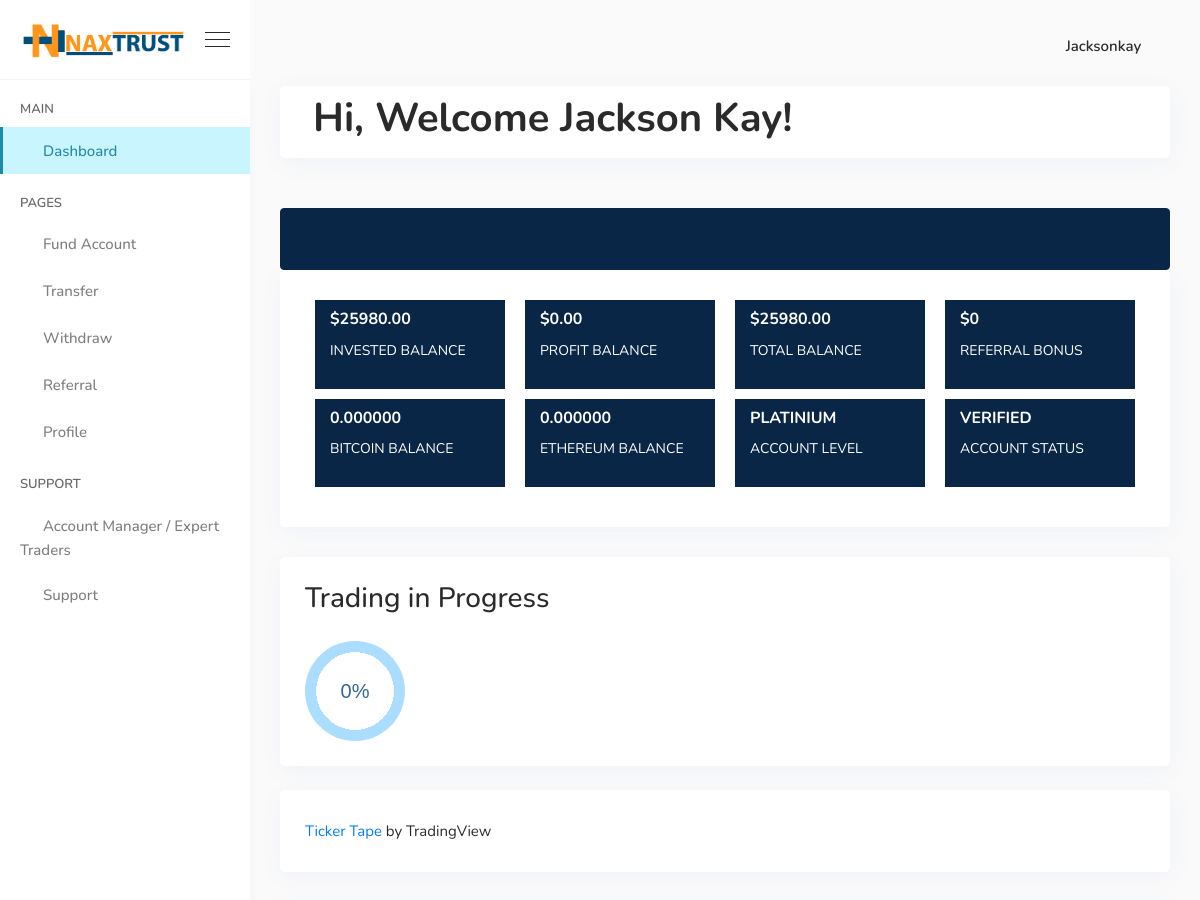
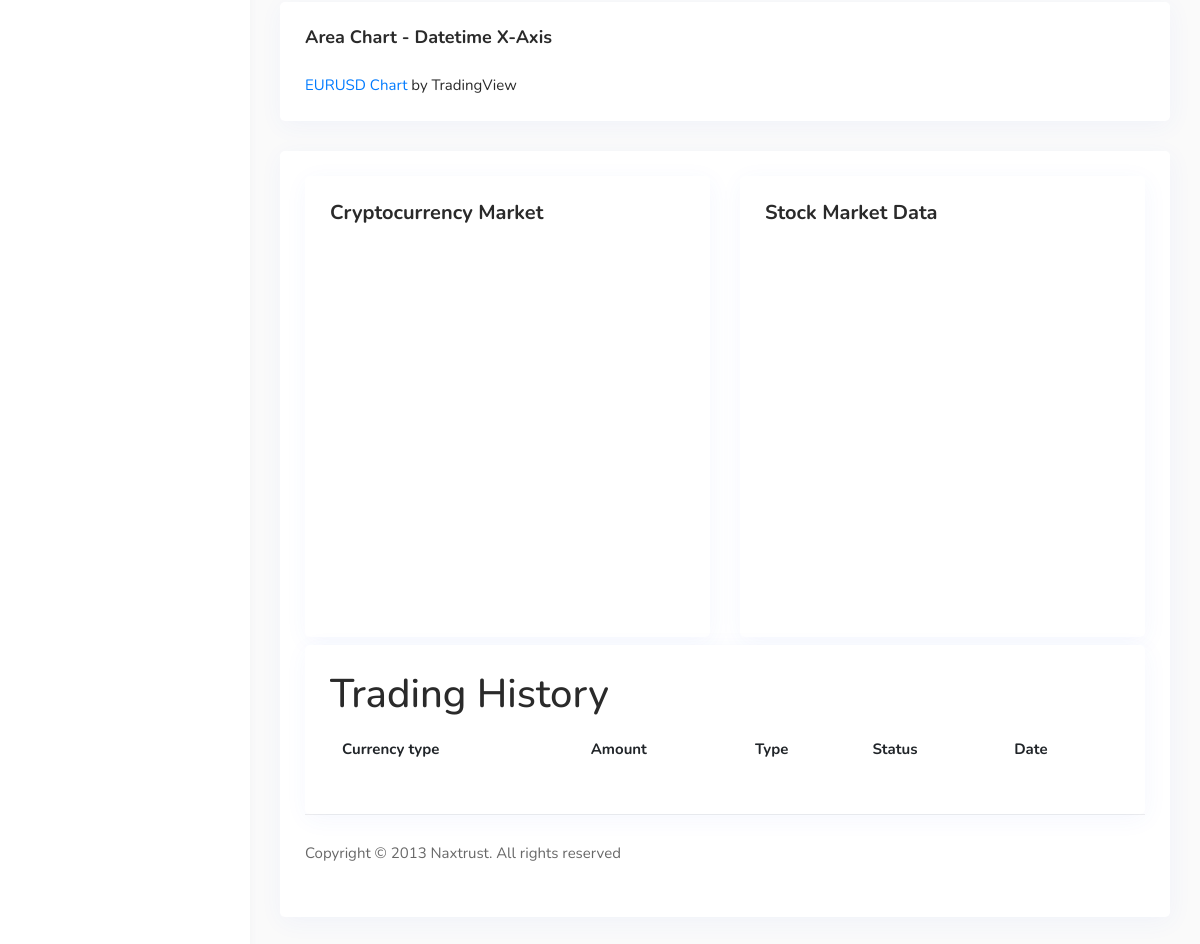
The page /dashboard/ (signed in) on the database its author committed (2 pictures, top to bottom).
### core/models.py (models this page shows, shortened)
class User(AbstractUser):
    full_name = models.CharField(max_length=256)
    email = models.EmailField(
        _('Email'),
        max_length=150,
        unique=True,
        help_text=_('Required. 150 characters or fewer. Letters, digits and @/./+/-/_ only.'),
        error_messages={
            'unique': _("A user with that email already exists."),
        },
    )
    phonenumber = models.CharField(
        max_length=12,
        validators = [numeric_validator]
    )
    country = models.CharField(
        max_length= 50
    )
    is_trader = models.BooleanField(default=True)
    objects = BaseManager()
    USERNAME_FIELD = 'email'
    REQUIRED_FIELDS = []

class Account(models.Model):
    user = models.OneToOneField(User, on_delete=models.CASCADE)
    invested_balance = models.DecimalField(decimal_places=2, max_digits=10, default=Decimal("0.00"))
    profit = models.DecimalField(decimal_places=2, max_digits=10, default=Decimal("0.00"))
    btc_balance = models.DecimalField(decimal_places=6, max_digits=12, default=Decimal("0.00"))
    eth_balance = models.DecimalField(decimal_places=6, max_digits=12, default=Decimal("0.00"))
    shiba_balance = models.DecimalField(decimal_places=6, max_digits=12, default=Decimal("0.00"))
    usdt_balance = models.DecimalField(decimal_places=6, max_digits=12, default=Decimal("0.00"))
    profit_balance = models.DecimalField(decimal_places=2, max_digits=20, default=Decimal("0.00"))
    trading_progress = models.IntegerField(default=0)
    level = models.CharField(max_length = 15, choices = (("starter","Starter"),
    ("silver","Silver"),("gold","Gold"),("platinium","Platinium"),
    ("diamond","Diamond"),("corporate","Corprate")),default = "starter")
    active = models.BooleanField(default=True)
    status = models.BooleanField(default = True)
    def all_referral_bonus(self):
        referrals = self.user.referrer.all()
        return sum([referral.bonus for referral in referrals])

### core/views.py (the view)
# urls.py: path('dashboard/', views.DashboardView.as_view(),name="dashboard"),
class DashboardView(LoginRequiredMixin, View):
    def get(self,request):
        account = Account.objects.get(user = request.user)
        trading_history = TradingHistory.objects.filter(user = request.user)
        return render(request, 'dashboard/dashboard.html',{'account':account,'trading_history':trading_history})

### core/context_processor.py (called while the page is built)
def nameProcessor(request):
    return {'sitename':"Naxtrust",'supportemail':"support@naxtrust.com"}

### core/templates/dashboard/dashboard.html (shortened to what this page needs)
{% extends 'dashboard/base.html' %} {% load static %}  {% block content %}
<div class="welcome-area">
  <div class="row m-0 align-items-center">
    <div class="col-md-12 p-2">
      <div class="welcome-content">
        <h1 class="mb-2">Hi, Welcome {{request.user.full_name}}!</h1>
      </div>
    </div>
  </div>
</div>
<div
  style="
    margin-top: 20px !important;
    height: 62px;
    background-color: #0a2647;
    overflow: hidden;
    box-sizing: border-box;
    border: 1px solid #0a2647;
    border-radius: 4px;
    text-align: right;
    line-height: 14px;
    block-size: 62px;
    font-size: 12px;
    font-feature-settings: normal;
    text-size-adjust: 100%;
    padding: 1px;
    padding: 0px;
    margin: 0px;
    width: 100%;
  "
>
  <div style="height: 40px; padding: 0px; margin: 0px; width: 100%">
    <iframe
      src="https://widget.coinlib.io/widget?type=horizontal_v2&amp;theme=dark&amp;pref_coin_id=1505&amp;invert_hover=no"
      width="100%"
      height="36px"
      scrolling="auto"
      marginwidth="0"
      marginheight="0"
      frameborder="0"
      border="0"
      style="border: 0; margin: 0; padding: 0"
    ></iframe>
  </div>
</div>
<div class="ecommerce-stats-area">
  <div class="row">
    <div class="col-md-3 col-6">
      <div class="status-box">
        <h6 class="status-header">${{account.invested_balance}} <i class="fa fa-money"></i></h6>
        <p class="status-body">Invested Balance</p>
      </div>
    </div>
    <div class="col-md-3 col-6">
      <div class="status-box">
        <h6 class="status-header">${{account.profit}}<i class="fa fa-area-chart"></i></h6>
        <p class="status-body">Profit Balance </p>
      </div>
    </div>
    <div class="col-md-3 col-6">
      <div class="status-box">
        <h6 class="status-header">${{account.profit_balance}}<i class="fa fa-money"></i></h6>
        <p class="status-body">Total Balance </p>
      </div>
    </div>
    <div class="col-md-3 col-6">
      <div class="status-box">
        <h6 class="status-header">${{account.all_referral_bonus}}<i class="fa fa-users"></i></h6><p class="status-body">Referral Bonus</p>
      </div>
    </div>
    <div class="col-md-3 col-6">
      <div class="status-box">
        <h6 class="status-header">{{account.btc_balance}} <i class="fa fa-money"></i></h6>
        <p class="status-body">Bitcoin Balance</p>
      </div>
    </div>
    <div class="col-md-3 col-6">
      <div class="status-box">
        <h6 class="status-header">{{account.eth_balance}}<i class="fa fa-money"></i></h6>
        <p class="status-body">Ethereum Balance </p>
      </div>
    </div>
    <div class="col-md-3 col-6">
      <div class="status-box">
        <h6 class="status-header">{{account.level}}<i class="fa fa-money"></i></h6>
        <p class="status-body">Account Level</p>
      </div>
    </div>
    <div class="col-md-3 col-6">
      <div class="status-box">
        <h6 class="status-header">verified<i class="fa fa-vcard"></i></h6><p class="status-body">Account Status</p>
      </div>
    </div>
  </div>
</div>
<div class="card mb-4">
  <h3 class="card-header">Trading in Progress</h3>
  <div class="card-body">
    <div
      role="progressbar"
      aria-valuenow="67"
      aria-valuemin="0"
      aria-valuemax="100"
      style="--value: {{account.trading_progress}}; --size:100px;"
    ></div>
  </div>
</div>
<div class="ecommerce-stats-area">
  <div class="row">
    <div class="tradingview-widget-container">
      <div class="tradingview-widget-copyright">
        <a href="https://www.tradingview.com" rel="noopener" target="_blank"
          ><span class="blue-text">Ticker Tape</span></a
        >
        by TradingView
      </div>
    </div>
  </div>
</div>
<div class="card mb-30">
  <div class="card-header d-flex justify-content-between align-items-center">
    <h3>Area Chart - Datetime X-Axis</h3>
  </div>
  <div class="card-body">
    <div class="tradingview-widget-container">
      <div class="tradingview-widget-copyright">
        <a
          href="https://www.tradingview.com/symbols/BITSTAMP-EURUSD/"
          rel="noopener"
          target="_blank"
          ><span class="blue-text">EURUSD Chart</span></a
        >
        by TradingView
      </div>
    </div>
  </div>
</div>
<div class="card mb-30">
  <div class="card-body">
    <div class="row">
      <div class="col-md-6">
        <div class="card full-screen-container">
          <div class="card-header align-items-start justify-content-between flex">
            <h5 class="card-title  pull-left"><b>Cryptocurrency Market</b></h5>
            <ul class="nav nav-pills card-header-pills pull-right">
              <li class="nav-item">
                <button class="btn btn-sm btn-link btn-round fullscreen-btn"><i class="fa fa-arrows-alt"></i></button>
              </li>
              <li class="nav-item">
                <button class="btn btn-sm btn-link btn-round" data-toggle="collapse" data-target="#demo3"><i class="fa fa-chevron-down"></i></button>
              </li>
            </ul>
          </div>
          <div id="tablechart1">
            <div id="demo3" class="">
              <div class="tradingview-widget-container" style="width: 100%; height: 350px;">
              </div>
            </div>
          </div>
        </div>
      </div>
    <div class="col-md-6">
      <div class="card full-screen-container">
        <div class="card-header align-items-start justify-content-between flex">
        <h5 class="card-title  pull-left"><b>Stock Market Data</b></h5>
        <ul class="nav nav-pills card-header-pills pull-right">
          <li class="nav-item">
            <button class="btn btn-sm btn-link btn-round fullscreen-btn"><i class="fa fa-arrows-alt"></i></button>
          </li>
          <li class="nav-item">
            <button class="btn btn-sm btn-link btn-round" data-toggle="collapse" data-target="#demo1"><i class="fa fa-chevron-down"></i></button>
          </li>
        </ul>
      </div>
        <div id="tablechart2">
          <div id="demo1" class="">
            <div class="tradingview-widget-container" style="width: 100%; height: 350px;">
            </div>
          </div>
        </div>
      </div>
    </div>
  </div>
</div>
<div class="card mt-2">
  <div class="card-body">
    <div class="card-body" style="overflow-x: auto">
      <h1>Trading History</h1>
      <table class="table table-borderless">
        <thead>
          <tr>
            <th scope="col">Currency type</th>
            <th scope="col">Amount</th>
            <th scope="col">Type</th>
            <th scope="col">Status</th>
            <th scope="col">Date</th>
          </tr>
        </thead>
      </table>
    </div>
  </div>
</div>
{% endblock %}

### core/templates/dashboard/base.html (shortened to what this page needs)
{% load static %}
<!doctype html>
<html lang="en">
<head>
    <link rel="stylesheet" href="{% static 'asset/css/font-awesome.min.css' %}">
    <link rel="stylesheet" href="{% static 'dassets/css/vendors.min.css' %}">
    <link rel="stylesheet" href="{% static 'dassets/css/style.css' %}">
    <link rel="stylesheet" href="{% static 'dassets/css/responsive.css' %}">
</head>
<body>
    <div class="sidemenu-area">
        <div class="sidemenu-header">
            <a href="{% url 'index' %}" class="navbar-brand d-flex align-items-center">
                <img src="{% static 'asset/images/nax-logo.png' %}" alt="logo">
            </a>
            <div class="burger-menu d-none d-lg-block">
                <span class="top-bar"></span>
                <span class="middle-bar"></span>
                <span class="bottom-bar"></span>
            </div>
        </div>
        <div class="sidemenu-body">
            <ul class="sidemenu-nav metisMenu h-100" id="sidemenu-nav" data-simplebar>
                <li class="nav-item-title">Main</li>
                <li class="nav-item {% if request.path == '/dashboard/'%}mm-active{% endif%}">
                    <a href="{% url 'dashboard' %}" class="nav-link">
                        <span class="icon"><i class='fa fa-university'></i></span>
                        <span class="menu-title">Dashboard</span>
                    </a>
                </li>
                <li class="nav-item-title">Pages</li>
                <li class="nav-item {% if request.path == '/fund/'%}mm-active{% endif%}">
                    <a href="{% url 'fund' %}" class="nav-link">
                        <span class="icon"><i class='fa fa-money'></i></span>
                        <span class="menu-title">Fund Account</span>
                    </a>
                </li>
                <li class="nav-item {% if request.path == '/transfer/'%}mm-active{% endif%}">
                    <a href="{% url 'transfer' %}" class="nav-link">
                        <span class="icon"><i class='fa fa-exchange'></i></span>
                        <span class="menu-title">Transfer</span>
                    </a>
                </li>
                <li class="nav-item {% if request.path == '/withdraw/'%}mm-active{% endif%}">
                    <a href="{% url 'withdraw' %}" class="nav-link">
                        <span class="icon"><i class='fa fa-credit-card'></i></span>
                        <span class="menu-title">Withdraw</span>
                    </a>
                </li>
                <li class="nav-item {% if request.path == '/profile/referral/'%}mm-active{% endif%}">
                    <a href="{% url 'dashboard-referral' %}" class="nav-link">
                        <span class="icon"><i class='fa fa-users'></i></span>
                        <span class="menu-title">Referral</span>
                    </a>
                </li>
                <li class="nav-item {% if request.path == '/profile/'%}mm-active{% endif%}">
                    <a href="{% url 'profile' %}" class="nav-link">
                        <span class="icon"><i class='fa fa-user'></i></span>
                        <span class="menu-title">Profile</span>
                    </a>
                </li>
                <li class="nav-item-title">Support</li>
                <li class="nav-item {% if request.path == '/account-manager/'%}mm-active{% endif%}">
                    <a href="{% url 'account-manager' %}" class="nav-link">
                        <span class="icon"><i class='fa fa-user-circle'></i></span>
                        <span class="menu-title">Account Manager / Expert Traders</span>
                    </a>
                </li>
                <li class="nav-item">
                    <a href="mailto:support@naxtrust.com" class="nav-link">
                        <span class="icon"><i class='fa fa-headphones'></i></span>
                        <span class="menu-title">Support</span>
                    </a>
                </li>
            </ul>
        </div>
    </div>
    <div class="main-content d-flex flex-column">
        <nav class="navbar top-navbar navbar-expand">
            <div class="collapse navbar-collapse" id="navbarSupportContent" style="display: flex; justify-content: space-between; align-items: center;">
                <ul class="navbar-nav left-nav align-items-center navbar-left">
                    <li class="nav-item">
                        <a href="{% url 'edit-profile' %}"  class="nav-link" data-toggle="tooltip" data-placement="bottom"
                            title="Edit profile">
                            <i class='fa fa-pencil-square-o'></i>
                        </a>
                    </li>
                </ul>
                <ul class="navbar-nav right-nav navbar-right align-items-center">
                    <li class="nav-item message-box dropdown">
                        <a href="mailto:support@naxtrust.com" class="nav-link dropdown-toggle" role="button" data-toggle="dropdown"
                            aria-haspopup="true" aria-expanded="false">
                            <div class="message-btn">
                                <i class='fa fa-envelope'></i>
                            </div>
                        </a>
                    </li>
                    <li class="nav-item dropdown profile-nav-item">
                        <a href="#" class="nav-link dropdown-toggle" role="button" data-toggle="dropdown"
                            aria-haspopup="true" aria-expanded="false">
                            <div class="menu-profile">
                                <span class="name">
                                    {{request.user.username}}
                                </span>
                                <span class="icon rounded-circle h2"><i class='fa fa-user'></i></span>
                            </div>
                        </a>
                    </li>
                </ul>
            </div>
        </nav>
        {% block content%}
        {% endblock %}
        <footer class="footer-area">
            <div class="row align-items-center">
                <div class="col-lg-6 col-sm-6 col-md-6">
                    <p>Copyright © 2013 <a href="{% url 'index' %}">Naxtrust</a>. All rights
                        reserved</p>
                </div>
            </div>
        </footer>
    </div>
</body>
</html>

### core/templates/dashboard/dashboard.html (style rules this page uses)
.status-box { background-color: #0a2647; color: white; padding: 10px 15px; }
.status-box .status-header { color: white; display: flex; justify-content: space-between; font-size: 16px; font-weight: bold; text-transform: uppercase; }
.status-box .status-body { color: white; text-transform: uppercase; font-size: 14px; }
.col-md-3 { margin-bottom: 10px; padding-left: 10px; padding-right: 10px; }

### rows shown on the page
User: user.username "Jacksonkay", user.full_name "Jackson Kay"
Account: invested_balance "25980.00", profit "0.00", profit_balance "25980.00", all_referral_bonus "0", btc_balance "0.000000", eth_balance "0.000000", level "PLATINIUM"
